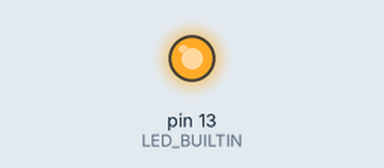
Simulated run of this sketch. Board: Arduino Uno, built with avr-gcc and run on an emulated ATmega328P. Parts: output pins drawn as LEDs (lit = HIGH). What the sketch prints to the serial monitor is not drawn.

Above: at 0.8 s.
At 3.0 s:
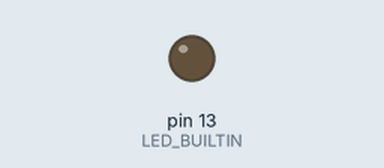
Timing chart, 0 to 4.0 s (numbered marks = the images above):
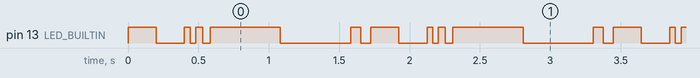

Measured:
- by itself, pin 13 (LED_BUILTIN): repeats every 1.7 s: LOW 0.20 s, HIGH 0.04 s, LOW 0.04 s, HIGH 0.05 s, LOW 0.05 s, HIGH 0.50 s, LOW 0.50 s, HIGH 0.07 s, LOW 0.07 s, HIGH 0.20 s
- by itself, everything shown: repeats every 1.7 s, in 10 steps

The sketch:

006_ARRAY.ino
```cpp
int timedelay[] = {200, 40, 50, 500, 70};

void setup() {
  Serial.begin(9600);
  pinMode(LED_BUILTIN, OUTPUT);
}

void loop() {
  for (int i = 0; i < 5; i = i + 1) {
    Serial.print("Loop Nr.");
    Serial.print(i);
    Serial.print("\t");
    Serial.print("Number from array: ");
    Serial.print(timedelay[i]);
    Serial.print("\t");
    flash (timedelay[i], LED_BUILTIN);
  }
}
void flash (int period, int led) {
  digitalWrite(led, HIGH);
  delay(period);
  digitalWrite(led, LOW);
  delay(period);
  Serial.print("The delay is: ");
  Serial.println(period);
}
```
